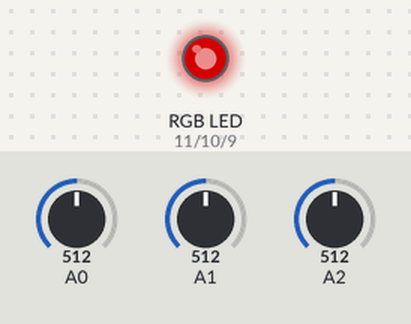
Simulated run of this sketch. Board: Arduino Uno, built with avr-gcc and run on an emulated ATmega328P. Parts: an RGB LED mixed from three pins (HIGH = lit). Inputs (shaded band) come from the test bench; at power-on: A2 = 512, A0 = 512, A1 = 512. Dim RGB values are drawn brighter than linear.

Above: at 1.2 s.
1.3 s: A2 set to 6
Timing chart, 0 to 3.2 s (numbered marks = the images above; inputs shaded):
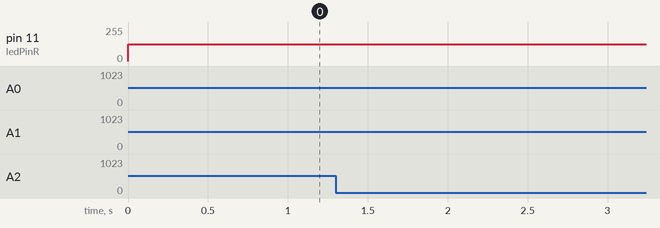

The sketch:

Sketch-8.1.1-ThreeLedsPotentiometers.ino
```cpp
// set pin numbers
int ledPinR = 11; // the number of the LED R pin
int ledPinG = 10; // the number of the LED G pin
int ledPinB = 9; // the number of the LED B pin

void setup() {
  // initialize the LED pin as an output:
  pinMode(ledPinR, OUTPUT);
  pinMode(ledPinG, OUTPUT);
  pinMode(ledPinB, OUTPUT);
}

void loop() {
  int adcValue; // Define a variable to save the ADV value
  // Convert analog of A0 port into digital and work as PWM duty cycle of ledPinR port
  adcValue = analogRead(A0);
  analogWrite(ledPinR, map(adcValue, 0, 1023, 0, 255));
  // Same things here
  adcValue = analogRead(A1);
  analogWrite(ledPinR, map(adcValue, 0, 1023, 0, 255));
  adcValue = analogRead(A2);
  analogWrite(ledPinR, map(adcValue, 0, 1023, 0, 255));
}
```
